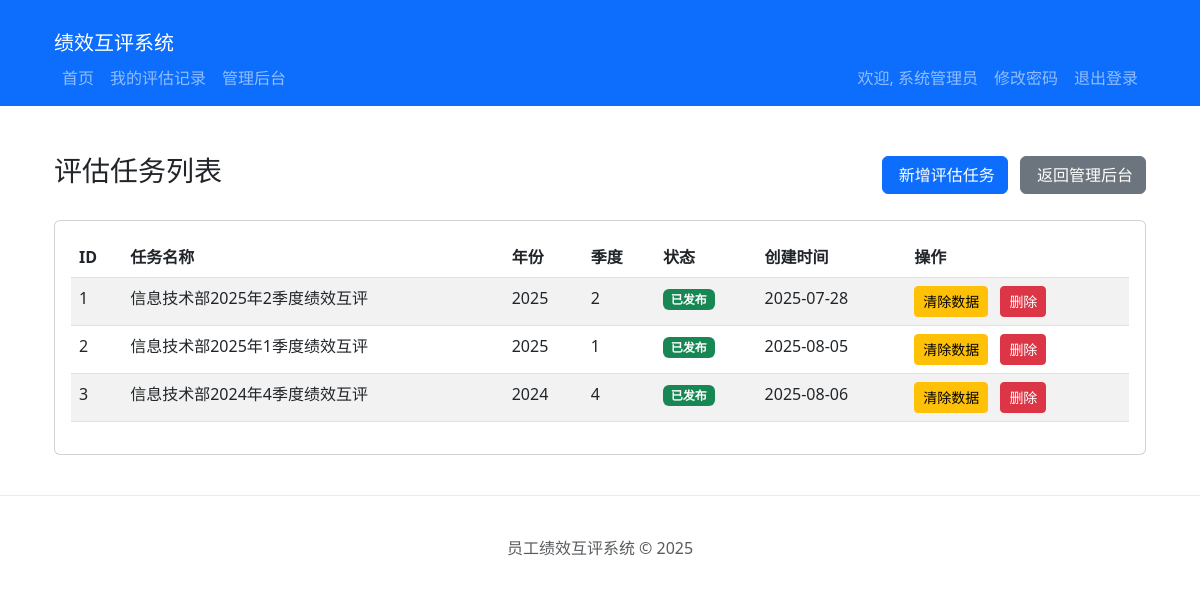
/admin/tasks (signed in), run on the app's committed database.
### models.py (models this page shows, shortened)
class Employee(UserMixin, db.Model):
    __tablename__ = 'employees'
    id = db.Column(db.Integer, primary_key=True)
    employee_id = db.Column(db.String(20), unique=True, nullable=False)
    name = db.Column(db.String(100), nullable=False)
    position = db.Column(db.String(100), nullable=False)
    password_hash = db.Column(db.String(256), nullable=False)
    is_admin = db.Column(db.Boolean, default=False)
    is_frozen = db.Column(db.Boolean, default=False)
    role = db.Column(db.String(20), default='员工', nullable=False)
    position_coefficient = db.Column(db.Float, default=1.0, nullable=False)
    created_at = db.Column(db.DateTime, default=datetime.utcnow)
    updated_at = db.Column(db.DateTime, default=datetime.utcnow, onupdate=datetime.utcnow)

class EvaluationTask(db.Model):
    __tablename__ = 'evaluation_tasks'
    id = db.Column(db.Integer, primary_key=True)
    year = db.Column(db.Integer, nullable=False)
    quarter = db.Column(db.Integer, nullable=False)  # 1-4
    name = db.Column(db.String(200), nullable=False)
    status = db.Column(db.String(20), default='published', nullable=False)
    created_at = db.Column(db.DateTime, default=datetime.utcnow)
    updated_at = db.Column(db.DateTime, default=datetime.utcnow, onupdate=datetime.utcnow)
    records = db.relationship('EvaluationRecord', back_populates='task', cascade='all, delete-orphan', lazy='dynamic')

### app.py (the view)
@app.route('/admin/tasks')
@login_required
@readonly_admin_required
def admin_task_list():
    from models import EvaluationTask
    tasks = EvaluationTask.query.all()
    return render_template('admin/task_list.html', tasks=tasks)

### app.py (called while the page is built)
def readonly_admin_required(f):
    @wraps(f)
    def decorated_function(*args, **kwargs):
        if not current_user.is_authenticated:
            return redirect(url_for('login', next=request.url))
        if not (current_user.is_admin or current_user.role != '员工'):
            abort(403)
        if current_user.role != '员工' and request.method != 'GET':
            flash('您只能以只读模式访问管理后台', 'danger')
            return redirect(url_for('admin_dashboard'))
        return f(*args, **kwargs)
    return decorated_function

@app.template_filter('shanghai_time')
def shanghai_time_filter(dt, format='%Y-%m-%d %H:%M:%S'):
    if dt is None:
        return ""
    utc_dt = pytz.utc.localize(dt)
    shanghai_tz = pytz.timezone('Asia/Shanghai')
    return utc_dt.astimezone(shanghai_tz).strftime(format)

@login_manager.user_loader
def load_user(user_id):
    return Employee.query.get(int(user_id))

### templates/admin/task_list.html (shortened to what this page needs)
{% extends 'base.html' %}
{% block content %}
<div class="container mt-5">
    <div class="d-flex justify-content-between align-items-center mb-4">
    <h3>评估任务列表</h3>
    <div>
        <a href="{{ url_for('admin_add_task') }}" class="btn btn-primary me-2">
             新增评估任务
        </a>
        <a href="{{ url_for('admin_dashboard') }}" class="btn btn-secondary">
             返回管理后台
        </a>
    </div>
</div>
    <div class="card">
        <div class="card-body">
            <table class="table table-striped">
                <thead>
                    <tr>
                        <th>ID</th>
                        <th>任务名称</th>
                        <th>年份</th>
                        <th>季度</th>
                        <th>状态</th>
                        <th>创建时间</th>
                        <th>操作</th>
                    </tr>
                </thead>
                <tbody>
                    {% for task in tasks %}
                    <tr>
                        <td>{{ task.id }}</td>
                        <td>{{ task.name }}</td>
                        <td>{{ 2000 + task.year if task.year < 100 else task.year }}</td>
                        <td>{{ task.quarter }}</td>
                        <td>
                            {% if task.status == 'published' %}
                                <span class="badge bg-success">已发布</span>
                            {% else %}
                                <span class="badge bg-secondary">草稿</span>
                            {% endif %}
                        </td>
                        <td>{{ task.created_at|shanghai_time('%Y-%m-%d') }}</td>
                        <td>
                            <button type="button" class="btn btn-warning btn-sm me-2" data-bs-toggle="modal" data-bs-target="#clearModal{{ task.id }}">
                                清除数据
                            </button>
                            <button type="button" class="btn btn-danger btn-sm" data-bs-toggle="modal" data-bs-target="#deleteModal{{ task.id }}">
                                删除
                            </button>
                        </td>
                    </tr>
                    {% else %}
                    <tr>
                        <td colspan="7" class="text-center">暂无评估任务</td>
                    </tr>
                    {% endfor %}
                </tbody>
            </table>
        </div>
    </div>
</div>
{% endblock %}

### templates/base.html (shortened to what this page needs)
<!DOCTYPE html>
<html lang="zh-CN">
<head>
    <link href="{{ url_for('static', filename='css/bootstrap.min.css') }}" rel="stylesheet">
</head>
<body>
    <nav class="navbar navbar-expand-lg navbar-dark bg-primary">
    <div class="container">
    <div class="container-fluid">
        <a class="navbar-brand" href="{{ url_for('index') }}">绩效互评系统</a>
        <div class="collapse navbar-collapse" id="navbarNav">
        {% if current_user.is_authenticated %}
        <ul class="navbar-nav me-auto">
            <li class="nav-item">
                <a class="nav-link" href="{{ url_for('index') }}">首页</a>
            </li>
            <li class="nav-item">
                <a class="nav-link" href="{{ url_for('my_evaluations') }}">我的评估记录</a>
            </li>
            {% if current_user.employee_id == '10000' %}
            <li class="nav-item">
                <a class="nav-link" href="{{ url_for('admin_dashboard') }}">管理后台</a>
            </li>
            {% endif %}
        </ul>
        <ul class="navbar-nav">
            <li class="nav-item">
                <span class="nav-link">欢迎, {{ current_user.name }}</span>
            </li>
            <li class="nav-item">
                  <a href="{{ url_for('change_password') }}" class="nav-link">修改密码</a>
              </li>
              <li class="nav-item">
                  <a href="{{ url_for('logout') }}" class="nav-link">退出登录</a>
              </li>
        </ul>
        {% else %}
        <ul class="navbar-nav ms-auto">
            <li class="nav-item">
                <a class="nav-link" href="{{ url_for('login') }}">登录</a>
            </li>
        </ul>
        {% endif %}
        </div>
    </nav>
    <div class="container">
        {% block content %}{% endblock %}
    </div>
    <footer class="footer">
        <div class="container">
            <span class="text-muted">员工绩效互评系统 &copy; 2025</span>
        </div>
    </footer>
</body>
</html>

### templates/base.html (style rules this page uses)
.container { margin-top: 20px; }
.footer { margin-top: 40px; padding: 20px; text-align: center; border-top: 1px solid #e9ecef; }

### data on the page
Employee: name "系统管理员"
EvaluationTask: id "1", name "信息技术部2025年2季度绩效互评", 2000+task.yeariftask.year<100elsetask.year "2025", quarter "2", status "已发布", created_at|shanghai_time "2025-07-28"
EvaluationTask: id "2", name "信息技术部2025年1季度绩效互评", 2000+task.yeariftask.year<100elsetask.year "2025", quarter "1", status "已发布", created_at|shanghai_time "2025-08-05"
EvaluationTask: id "3", name "信息技术部2024年4季度绩效互评", 2000+task.yeariftask.year<100elsetask.year "2024", quarter "4", status "已发布", created_at|shanghai_time "2025-08-06"
